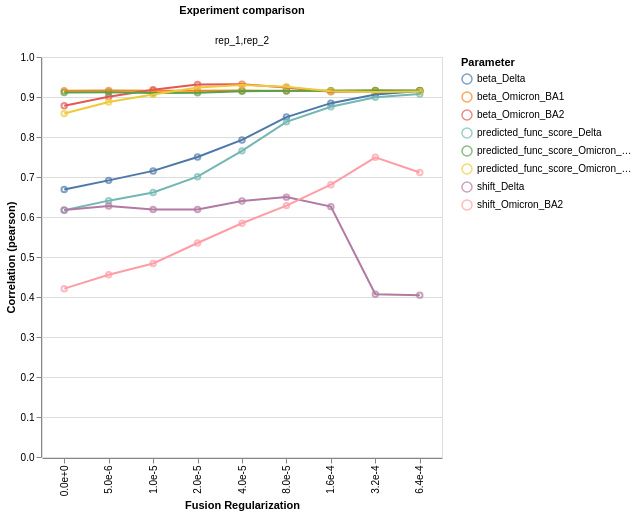

The notebook cell this image was saved under:
### Markdown cell above
## Replicate parameter correlations

Correlation of mutation parameters (beta, shift) between replicates
across the regularization grid. Uses the `ModelCollection.mut_param_dataset_correlation`
method which returns an interactive Altair chart.

### Code cell
corr_chart, corr_data = model_collection.mut_param_dataset_correlation(
    return_data=True,
    times_seen_threshold=1,
)
corr_chart

### Figure 1 — Vega-Lite specification as saved in the notebook (floating-point values rounded to 4 significant figures)
{"config": {"view": {"continuousWidth": 300, "continuousHeight": 300}}, "data": {"name": "data-09ead66fa3aa3e7d30fe9c271fbedb7d"}, "facet": {"column": {"field": "datasets", "title": "Experiment comparison", "type": "nominal"}}, "spec": {"layer": [{"mark": {"type": "point"}, "encoding": {"color": {"field": "mut_param", "title": "Parameter", "type": "nominal"}, "tooltip": [{"field": "datasets", "type": "nominal"}, {"field": "correlation", "type": "quantitative"}, {"field": "mut_param", "type": "nominal"}], "x": {"axis": {"format": ".1e"}, "field": "fusionreg", "title": "Fusion Regularization", "type": "nominal"}, "y": {"field": "correlation", "title": "Correlation (pearson)", "type": "quantitative"}}}, {"mark": {"type": "line"}, "encoding": {"color": {"field": "mut_param", "title": "Parameter", "type": "nominal"}, "tooltip": [{"field": "datasets", "type": "nominal"}, {"field": "correlation", "type": "quantitative"}, {"field": "mut_param", "type": "nominal"}], "x": {"axis": {"format": ".1e"}, "field": "fusionreg", "title": "Fusion Regularization", "type": "nominal"}, "y": {"field": "correlation", "title": "Correlation (pearson)", "type": "quantitative"}}}], "height": 400, "width": 400}, "$schema": "https://vega.github.io/schema/vega-lite/v6.4.1.json", "datasets": {"data-09ead66fa3aa3e7d30fe9c271fbedb7d": [{"datasets": "rep_1,rep_2", "mut_param": "beta_Delta", "correlation": 0.6687, "fusionreg": 0.0}, {"datasets": "rep_1,rep_2", "mut_param": "beta_Delta", "correlation": 0.6916, "fusionreg": 5e-06}, {"datasets": "rep_1,rep_2", "mut_param": "beta_Delta", "correlation": 0.7152, "fusionreg": 1e-05}, {"datasets": "rep_1,rep_2", "mut_param": "beta_Delta", "correlation": 0.75, "fusionreg": 2e-05}, {"datasets": "rep_1,rep_2", "mut_param": "beta_Delta", "correlation": 0.7928, "fusionreg": 4e-05}, {"datasets": "rep_1,rep_2", "mut_param": "beta_Delta", "correlation": 0.8498, "fusionreg": 8e-05}, {"datasets": "rep_1,rep_2", "mut_param": "beta_Delta", "correlation": 0.8846, "fusionreg": 0.00016}, {"datasets": "rep_1,rep_2", "mut_param": "beta_Delta", "correlation": 0.9065, "fusionreg": 0.00032}, {"datasets": "rep_1,rep_2", "mut_param": "beta_Delta", "correlation": 0.915, "fusionreg": 0.00064}, {"datasets": "rep_1,rep_2", "mut_param": "beta_Omicron_BA1", "correlation": 0.9159, "fusionreg": 0.0}, {"datasets": "rep_1,rep_2", "mut_param": "beta_Omicron_BA1", "correlation": 0.9163, "fusionreg": 5e-06}, {"datasets": "rep_1,rep_2", "mut_param": "beta_Omicron_BA1", "correlation": 0.9156, "fusionreg": 1e-05}, {"datasets": "rep_1,rep_2", "mut_param": "beta_Omicron_BA1", "correlation": 0.9157, "fusionreg": 2e-05}, {"datasets": "rep_1,rep_2", "mut_param": "beta_Omicron_BA1", "correlation": 0.9165, "fusionreg": 4e-05}, {"datasets": "rep_1,rep_2", "mut_param": "beta_Omicron_BA1", "correlation": 0.9152, "fusionreg": 8e-05}, {"datasets": "rep_1,rep_2", "mut_param": "beta_Omicron_BA1", "correlation": 0.9154, "fusionreg": 0.00016}, {"datasets": "rep_1,rep_2", "mut_param": "beta_Omicron_BA1", "correlation": 0.916, "fusionreg": 0.00032}, {"datasets": "rep_1,rep_2", "mut_param": "beta_Omicron_BA1", "correlation": 0.9157, "fusionreg": 0.00064}, {"datasets": "rep_1,rep_2", "mut_param": "beta_Omicron_BA2", "correlation": 0.878, "fusionreg": 0.0}, {"datasets": "rep_1,rep_2", "mut_param": "beta_Omicron_BA2", "correlation": 0.9009, "fusionreg": 5e-06}, {"datasets": "rep_1,rep_2", "mut_param": "beta_Omicron_BA2", "correlation": 0.9182, "fusionreg": 1e-05}, {"datasets": "rep_1,rep_2", "mut_param": "beta_Omicron_BA2", "correlation": 0.9311, "fusionreg": 2e-05}, {"datasets": "rep_1,rep_2", "mut_param": "beta_Omicron_BA2", "correlation": 0.9317, "fusionreg": 4e-05}, {"datasets": "rep_1,rep_2", "mut_param": "beta_Omicron_BA2", "correlation": 0.9236, "fusionreg": 8e-05}, {"datasets": "rep_1,rep_2", "mut_param": "beta_Omicron_BA2", "correlation": 0.9132, "fusionreg": 0.00016}, {"datasets": "rep_1,rep_2", "mut_param": "beta_Omicron_BA2", "correlation": 0.9135, "fusionreg": 0.00032}, {"datasets": "rep_1,rep_2", "mut_param": "beta_Omicron_BA2", "correlation": 0.9149, "fusionreg": 0.00064}, {"datasets": "rep_1,rep_2", "mut_param": "predicted_func_score_Delta", "correlation": 0.6167, "fusionreg": 0.0}, {"datasets": "rep_1,rep_2", "mut_param": "predicted_func_score_Delta", "correlation": 0.6409, "fusionreg": 5e-06}, {"datasets": "rep_1,rep_2", "mut_param": "predicted_func_score_Delta", "correlation": 0.6614, "fusionreg": 1e-05}, {"datasets": "rep_1,rep_2", "mut_param": "predicted_func_score_Delta", "correlation": 0.7007, "fusionreg": 2e-05}, {"datasets": "rep_1,rep_2", "mut_param": "predicted_func_score_Delta", "correlation": 0.7653, "fusionreg": 4e-05}, {"datasets": "rep_1,rep_2", "mut_param": "predicted_func_score_Delta", "correlation": 0.838, "fusionreg": 8e-05}, {"datasets": "rep_1,rep_2", "mut_param": "predicted_func_score_Delta", "correlation": 0.8755, "fusionreg": 0.00016}, {"datasets": "rep_1,rep_2", "mut_param": "predicted_func_score_Delta", "correlation": 0.8993, "fusionreg": 0.00032}, {"datasets": "rep_1,rep_2", "mut_param": "predicted_func_score_Delta", "correlation": 0.9078, "fusionreg": 0.00064}, {"datasets": "rep_1,rep_2", "mut_param": "predicted_func_score_Omicron_BA1", "correlation": 0.911, "fusionreg": 0.0}, {"datasets": "rep_1,rep_2", "mut_param": "predicted_func_score_Omicron_BA1", "correlation": 0.9116, "fusionreg": 5e-06}, {"datasets": "rep_1,rep_2", "mut_param": "predicted_func_score_Omicron_BA1", "correlation": 0.91, "fusionreg": 1e-05}, {"datasets": "rep_1,rep_2", "mut_param": "predicted_func_score_Omicron_BA1", "correlation": 0.9108, "fusionreg": 2e-05}, {"datasets": "rep_1,rep_2", "mut_param": "predicted_func_score_Omicron_BA1", "correlation": 0.9147, "fusionreg": 4e-05}, {"datasets": "rep_1,rep_2", "mut_param": "predicted_func_score_Omicron_BA1", "correlation": 0.9158, "fusionreg": 8e-05}, {"datasets": "rep_1,rep_2", "mut_param": "predicted_func_score_Omicron_BA1", "correlation": 0.9158, "fusionreg": 0.00016}, {"datasets": "rep_1,rep_2", "mut_param": "predicted_func_score_Omicron_BA1", "correlation": 0.9163, "fusionreg": 0.00032}, {"datasets": "rep_1,rep_2", "mut_param": "predicted_func_score_Omicron_BA1", "correlation": 0.9163, "fusionreg": 0.00064}, {"datasets": "rep_1,rep_2", "mut_param": "predicted_func_score_Omicron_BA2", "correlation": 0.8586, "fusionreg": 0.0}, {"datasets": "rep_1,rep_2", "mut_param": "predicted_func_score_Omicron_BA2", "correlation": 0.8874, "fusionreg": 5e-06}, {"datasets": "rep_1,rep_2", "mut_param": "predicted_func_score_Omicron_BA2", "correlation": 0.9062, "fusionreg": 1e-05}, {"datasets": "rep_1,rep_2", "mut_param": "predicted_func_score_Omicron_BA2", "correlation": 0.9239, "fusionreg": 2e-05}, {"datasets": "rep_1,rep_2", "mut_param": "predicted_func_score_Omicron_BA2", "correlation": 0.93, "fusionreg": 4e-05}, {"datasets": "rep_1,rep_2", "mut_param": "predicted_func_score_Omicron_BA2", "correlation": 0.9259, "fusionreg": 8e-05}, {"datasets": "rep_1,rep_2", "mut_param": "predicted_func_score_Omicron_BA2", "correlation": 0.9144, "fusionreg": 0.00016}, {"datasets": "rep_1,rep_2", "mut_param": "predicted_func_score_Omicron_BA2", "correlation": 0.9126, "fusionreg": 0.00032}, {"datasets": "rep_1,rep_2", "mut_param": "predicted_func_score_Omicron_BA2", "correlation": 0.9139, "fusionreg": 0.00064}, {"datasets": "rep_1,rep_2", "mut_param": "shift_Delta", "correlation": 0.6175, "fusionreg": 0.0}, {"datasets": "rep_1,rep_2", "mut_param": "shift_Delta", "correlation": 0.6273, "fusionreg": 5e-06}, {"datasets": "rep_1,rep_2", "mut_param": "shift_Delta", "correlation": 0.6186, "fusionreg": 1e-05}, {"datasets": "rep_1,rep_2", "mut_param": "shift_Delta", "correlation": 0.6188, "fusionreg": 2e-05}, {"datasets": "rep_1,rep_2", "mut_param": "shift_Delta", "correlation": 0.6397, "fusionreg": 4e-05}, {"datasets": "rep_1,rep_2", "mut_param": "shift_Delta", "correlation": 0.6497, "fusionreg": 8e-05}, {"datasets": "rep_1,rep_2", "mut_param": "shift_Delta", "correlation": 0.6259, "fusionreg": 0.00016}, {"datasets": "rep_1,rep_2", "mut_param": "shift_Delta", "correlation": 0.4067, "fusionreg": 0.00032}, {"datasets": "rep_1,rep_2", "mut_param": "shift_Delta", "correlation": 0.4047, "fusionreg": 0.00064}, {"datasets": "rep_1,rep_2", "mut_param": "shift_Omicron_BA2", "correlation": 0.4208, "fusionreg": 0.0}, {"datasets": "rep_1,rep_2", "mut_param": "shift_Omicron_BA2", "correlation": 0.4555, "fusionreg": 5e-06}, {"datasets": "rep_1,rep_2", "mut_param": "shift_Omicron_BA2", "correlation": 0.4838, "fusionreg": 1e-05}, {"datasets": "rep_1,rep_2", "mut_param": "shift_Omicron_BA2", "correlation": 0.535, "fusionreg": 2e-05}, {"datasets": "rep_1,rep_2", "mut_param": "shift_Omicron_BA2", "correlation": 0.5843, "fusionreg": 4e-05}, {"datasets": "rep_1,rep_2", "mut_param": "shift_Omicron_BA2", "correlation": 0.6285, "fusionreg": 8e-05}, {"datasets": "rep_1,rep_2", "mut_param": "shift_Omicron_BA2", "correlation": 0.6809, "fusionreg": 0.00016}, {"datasets": "rep_1,rep_2", "mut_param": "shift_Omicron_BA2", "correlation": 0.7492, "fusionreg": 0.00032}, {"datasets": "rep_1,rep_2", "mut_param": "shift_Omicron_BA2", "correlation": 0.7111, "fusionreg": 0.00064}]}}
